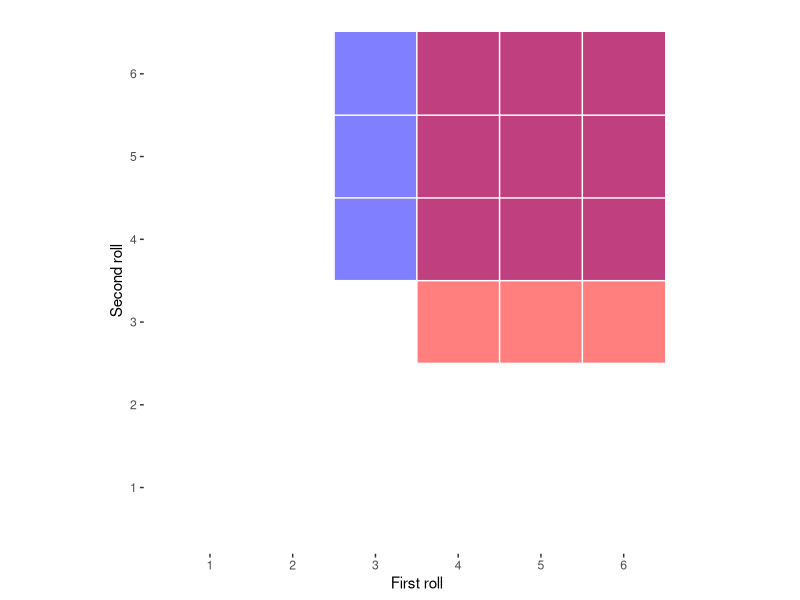

This chart was generated by the following R code:
## ---- chunk 1
dice_outcomes <- data.frame(
  Description <- c(
    "First is 3 or more, second is 4 or more", # valid outcome
    "First is 4 or more, second is 3 or more", # valid outcome
    "First is 3 or more, second is 3 or LESS", # invalid outcome
    "First is 4 or more, second is 2 or LESS", # invalid outcome
    "First is 3 or LESS, second is 4 or more", # invalid outcome
    "First is 2 or LESS, second is 3 or more", # invalid outcome
    "First is 2 or LESS, second is 2 or LESS"  # invalid outcome
  ),
  likelihood = c(
    (4/6) * (3/6), # "First is 3 or more, second is 4 or more", # valid outcome
    (3/6) * (4/6), # "First is 4 or more, second is 3 or more", # valid outcome
    (3/6) * (3/6), # "First is 3 or more, second is 3 or LESS", # invalid outcome
    (3/6) * (2/6), # "First is 4 or more, second is 2 or LESS", # invalid outcome
    (3/6) * (3/6), # "First is 3 or LESS, second is 4 or more", # invalid outcome
    (2/6) * (4/6), # "First is 2 or LESS, second is 3 or more", # invalid outcome
    (2/6) * (2/6)  # "First is 2 or LESS, second is 2 or LESS"  # invalid outcome
  )
)
knitr::kable(dice_outcomes)
sum(dice_outcomes$likelihood)
## ---- chunk 2
library(ggplot2)

ggplot() +
  geom_rect(
    mapping = aes(
      xmin = 2.5,
      xmax = 6.5,
      ymin = 3.5,
      ymax = 6.5
    ),
    fill = "blue",
    alpha = .5
  ) +
  geom_rect(
    mapping = aes(
      xmin = 3.5,
      xmax = 6.5,
      ymin = 2.5,
      ymax = 6.5
    ),
    fill = "red",
    alpha = .5
  ) +
  theme_bw() +
  theme(
    plot.background = element_blank(),
    #panel.grid.minor = element_line(color = "black", linewidth =  2),
    panel.grid.major = element_blank(),
    panel.grid.minor = element_blank(),
    panel.border = element_blank()
  ) + 
  coord_fixed() +
  xlab("First roll") +
  ylab("Second roll") + 
  geom_vline(
    xintercept =c(0.5,1.5,2.5,3.5,4.5, 5.5),
    color="white"
  ) + 
  geom_hline(
    yintercept =c(0.5,1.5,2.5,3.5,4.5, 5.5),
    color="white"
  ) +
  scale_x_continuous(breaks = seq(0, 6, by = 1)) +
  scale_y_continuous(breaks = seq(0, 6, by = 1)) 


## ---- chunk 3
(4/6) * (3/6) + # "First is 3 or more, second is 4 or more", # valid outcome
(3/6) * (4/6) - # "First is 4 or more, second is 3 or more", # valid outcome
(3/6) * 3/6     # overlap between the two valid outcomes above 
## ---- chunk 4
valid_dice <- matrix(FALSE,nrow = 6,ncol = 6)
for(i in 1:6){
  for(j in 1:6){
    if(i >= 3 & j >= 4){
      valid_dice[i,j] = TRUE
    }
    if(i >= 4 & j >= 3){
      valid_dice[i,j] = TRUE
    }
  }
}
sum(valid_dice)/ # number of valid roll combinations
36               # total number of roll combinations

## ---- chunk 5
at_least_1_fp = 
.05 * .95 * .95 + # false positive only for test 1
.95 * .05 * .95 + # false positive only for test 2
.95 * .95 * .05 + # false positive only for test 3
.05 * .05 * .95 + # false positive only for test 1 and 2
.05 * .95 * .05 + # false positive only for test 1 and 3
.95 * .05 * .05 + # false positive only for test 2 and 3
.05 * .05 * .05   # false positive only for test all tests
at_least_1_fp
## ---- chunk 6
.95 * .95 * .95 + # zero false positives
  at_least_1_fp
## ---- chunk 7
1 - (.95 * .95 * .95)
